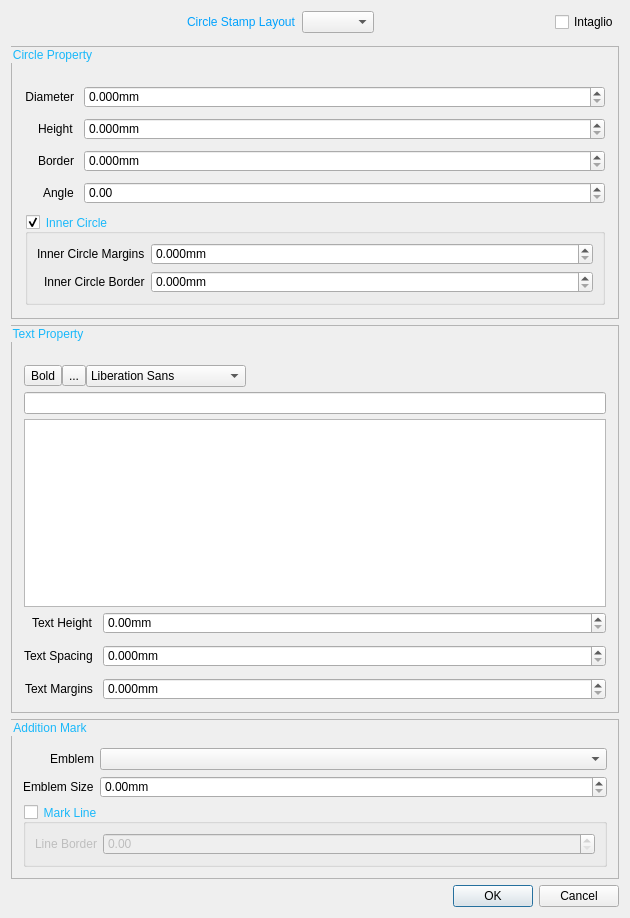
<?xml version="1.0" encoding="UTF-8"?>
<ui version="4.0">
 <class>StampCircleDialog</class>
 <widget class="QDialog" name="StampCircleDialog">
  <property name="geometry">
   <rect>
    <x>0</x>
    <y>0</y>
    <width>630</width>
    <height>887</height>
   </rect>
  </property>
  <property name="minimumSize">
   <size>
    <width>630</width>
    <height>0</height>
   </size>
  </property>
  <property name="maximumSize">
   <size>
    <width>630</width>
    <height>16777215</height>
   </size>
  </property>
  <property name="windowTitle">
   <string>Circle Stamp Dialog</string>
  </property>
  <layout class="QVBoxLayout" name="verticalLayout">
   <item>
    <layout class="QHBoxLayout" name="horizontalLayout_3">
     <property name="bottomMargin">
      <number>7</number>
     </property>
     <item>
      <spacer name="horizontalSpacer">
       <property name="orientation">
        <enum>Qt::Horizontal</enum>
       </property>
       <property name="sizeHint" stdset="0">
        <size>
         <width>40</width>
         <height>20</height>
        </size>
       </property>
      </spacer>
     </item>
     <item>
      <widget class="QLabel" name="circleStampLayoutLabel">
       <property name="styleSheet">
        <string notr="true">QLabel{color:rgb(1, 162, 254)}</string>
       </property>
       <property name="text">
        <string>Circle Stamp Layout</string>
       </property>
      </widget>
     </item>
     <item>
      <widget class="QComboBox" name="circleStampLayoutComboBox">
       <property name="styleSheet">
        <string notr="true">QComboBox QAbstractItemView::item {margin:2px;}</string>
       </property>
      </widget>
     </item>
     <item>
      <spacer name="horizontalSpacer_3">
       <property name="orientation">
        <enum>Qt::Horizontal</enum>
       </property>
       <property name="sizeHint" stdset="0">
        <size>
         <width>40</width>
         <height>20</height>
        </size>
       </property>
      </spacer>
     </item>
     <item>
      <widget class="QCheckBox" name="stampIntaglioCheckBox">
       <property name="text">
        <string>Intaglio</string>
       </property>
      </widget>
     </item>
    </layout>
   </item>
   <item>
    <widget class="QGroupBox" name="CircleGroupBox">
     <property name="maximumSize">
      <size>
       <width>16777215</width>
       <height>16777215</height>
      </size>
     </property>
     <property name="styleSheet">
      <string notr="true">QGroupBox#CircleGroupBox{border: 1px solid rgb(180, 180, 180)}
QGroupBox::title{color:rgb(25, 184, 250)}</string>
     </property>
     <property name="title">
      <string>Circle Property</string>
     </property>
     <property name="checkable">
      <bool>false</bool>
     </property>
     <layout class="QVBoxLayout" name="verticalLayout_4">
      <property name="spacing">
       <number>10</number>
      </property>
      <property name="leftMargin">
       <number>11</number>
      </property>
      <property name="topMargin">
       <number>15</number>
      </property>
      <property name="rightMargin">
       <number>11</number>
      </property>
      <property name="bottomMargin">
       <number>11</number>
      </property>
      <item>
       <layout class="QFormLayout" name="formLayout">
        <property name="labelAlignment">
         <set>Qt::AlignRight|Qt::AlignTrailing|Qt::AlignVCenter</set>
        </property>
        <property name="formAlignment">
         <set>Qt::AlignLeading|Qt::AlignLeft|Qt::AlignTop</set>
        </property>
        <property name="verticalSpacing">
         <number>10</number>
        </property>
        <property name="topMargin">
         <number>5</number>
        </property>
        <item row="0" column="0">
         <widget class="QLabel" name="circleDiameterLabel">
          <property name="text">
           <string>Diameter</string>
          </property>
          <property name="alignment">
           <set>Qt::AlignRight|Qt::AlignTrailing|Qt::AlignVCenter</set>
          </property>
         </widget>
        </item>
        <item row="0" column="1">
         <widget class="LaserDoubleSpinBox" name="circleDiameterSpinBox">
          <property name="minimumSize">
           <size>
            <width>70</width>
            <height>0</height>
           </size>
          </property>
          <property name="suffix">
           <string>mm</string>
          </property>
          <property name="decimals">
           <number>3</number>
          </property>
         </widget>
        </item>
        <item row="2" column="0">
         <widget class="QLabel" name="circleBorderLabel">
          <property name="text">
           <string>Border</string>
          </property>
         </widget>
        </item>
        <item row="2" column="1">
         <widget class="LaserDoubleSpinBox" name="circleBorderSpinBox">
          <property name="suffix">
           <string>mm</string>
          </property>
          <property name="decimals">
           <number>3</number>
          </property>
         </widget>
        </item>
        <item row="3" column="0">
         <widget class="QLabel" name="angleLabel">
          <property name="text">
           <string>Angle</string>
          </property>
         </widget>
        </item>
        <item row="3" column="1">
         <widget class="QDoubleSpinBox" name="angleSpinBox">
          <property name="maximum">
           <double>360.000000000000000</double>
          </property>
         </widget>
        </item>
        <item row="1" column="0">
         <widget class="QLabel" name="circleHeightLabel">
          <property name="text">
           <string>Height</string>
          </property>
         </widget>
        </item>
        <item row="1" column="1">
         <widget class="QDoubleSpinBox" name="circleHeightSpinBox">
          <property name="prefix">
           <string/>
          </property>
          <property name="suffix">
           <string>mm</string>
          </property>
          <property name="decimals">
           <number>3</number>
          </property>
         </widget>
        </item>
       </layout>
      </item>
      <item>
       <widget class="QGroupBox" name="innerCircleGroupBox">
        <property name="title">
         <string>Inner Circle</string>
        </property>
        <property name="checkable">
         <bool>true</bool>
        </property>
        <layout class="QHBoxLayout" name="horizontalLayout">
         <item>
          <layout class="QFormLayout" name="innerCircleLayout">
           <property name="labelAlignment">
            <set>Qt::AlignRight|Qt::AlignTrailing|Qt::AlignVCenter</set>
           </property>
           <item row="0" column="0">
            <widget class="QLabel" name="innerCircleMarginLabel">
             <property name="text">
              <string>Inner Circle Margins</string>
             </property>
            </widget>
           </item>
           <item row="0" column="1">
            <widget class="LaserDoubleSpinBox" name="InnerCircleMarginDoubleSpinBox">
             <property name="suffix">
              <string>mm</string>
             </property>
             <property name="decimals">
              <number>3</number>
             </property>
            </widget>
           </item>
           <item row="1" column="0">
            <widget class="QLabel" name="innerCircleBorderLabel">
             <property name="text">
              <string>Inner Circle Border</string>
             </property>
            </widget>
           </item>
           <item row="1" column="1">
            <widget class="LaserDoubleSpinBox" name="InnerCircleBorderDoubleSpinBox">
             <property name="suffix">
              <string>mm</string>
             </property>
             <property name="decimals">
              <number>3</number>
             </property>
            </widget>
           </item>
          </layout>
         </item>
        </layout>
       </widget>
      </item>
     </layout>
    </widget>
   </item>
   <item>
    <widget class="QGroupBox" name="textPropertyGroupBox">
     <property name="minimumSize">
      <size>
       <width>400</width>
       <height>0</height>
      </size>
     </property>
     <property name="maximumSize">
      <size>
       <width>16777215</width>
       <height>16777215</height>
      </size>
     </property>
     <property name="styleSheet">
      <string notr="true">QGroupBox#textPropertyGroupBox{border: 1px solid rgb(180, 180, 180)}
QGroupBox::title{color:rgb(25, 184, 250)}</string>
     </property>
     <property name="title">
      <string>Text Property</string>
     </property>
     <layout class="QGridLayout" name="gridLayout">
      <property name="leftMargin">
       <number>10</number>
      </property>
      <property name="topMargin">
       <number>15</number>
      </property>
      <property name="rightMargin">
       <number>10</number>
      </property>
      <property name="bottomMargin">
       <number>10</number>
      </property>
      <property name="horizontalSpacing">
       <number>10</number>
      </property>
      <property name="verticalSpacing">
       <number>5</number>
      </property>
      <item row="10" column="0">
       <layout class="QFormLayout" name="formLayout_3">
        <property name="labelAlignment">
         <set>Qt::AlignRight|Qt::AlignTrailing|Qt::AlignVCenter</set>
        </property>
        <property name="formAlignment">
         <set>Qt::AlignLeading|Qt::AlignLeft|Qt::AlignTop</set>
        </property>
        <property name="horizontalSpacing">
         <number>10</number>
        </property>
        <property name="verticalSpacing">
         <number>11</number>
        </property>
        <property name="leftMargin">
         <number>0</number>
        </property>
        <property name="topMargin">
         <number>0</number>
        </property>
        <property name="rightMargin">
         <number>0</number>
        </property>
        <item row="4" column="0">
         <widget class="QLabel" name="hSpacelabel">
          <property name="text">
           <string>Text Spacing</string>
          </property>
         </widget>
        </item>
        <item row="4" column="1">
         <widget class="LaserDoubleSpinBox" name="hSpaceSpinBox">
          <property name="suffix">
           <string>mm</string>
          </property>
          <property name="decimals">
           <number>3</number>
          </property>
         </widget>
        </item>
        <item row="5" column="0">
         <widget class="QLabel" name="marginLabel">
          <property name="text">
           <string>Text Margins</string>
          </property>
         </widget>
        </item>
        <item row="5" column="1">
         <widget class="LaserDoubleSpinBox" name="marginSpinBox">
          <property name="suffix">
           <string>mm</string>
          </property>
          <property name="decimals">
           <number>3</number>
          </property>
          <property name="maximum">
           <double>98.989999999999995</double>
          </property>
         </widget>
        </item>
        <item row="3" column="0">
         <widget class="QLabel" name="textSizeLable">
          <property name="text">
           <string>Text Height</string>
          </property>
         </widget>
        </item>
        <item row="3" column="1">
         <widget class="LaserDoubleSpinBox" name="textSizeSpinBox">
          <property name="prefix">
           <string/>
          </property>
          <property name="suffix">
           <string>mm</string>
          </property>
         </widget>
        </item>
       </layout>
      </item>
      <item row="1" column="0">
       <layout class="QHBoxLayout" name="horizontalLayout_2">
        <property name="spacing">
         <number>0</number>
        </property>
        <property name="leftMargin">
         <number>0</number>
        </property>
        <property name="topMargin">
         <number>5</number>
        </property>
        <property name="rightMargin">
         <number>10</number>
        </property>
        <item>
         <widget class="QToolButton" name="boldBtn">
          <property name="text">
           <string>Bold</string>
          </property>
          <property name="icon">
           <iconset resource="../res/icons.qrc">
            <normaloff>:/ui/icons/images/bold.png</normaloff>:/ui/icons/images/bold.png</iconset>
          </property>
          <property name="checkable">
           <bool>true</bool>
          </property>
         </widget>
        </item>
        <item>
         <widget class="QToolButton" name="italicBtn">
          <property name="text">
           <string>...</string>
          </property>
          <property name="icon">
           <iconset resource="../res/icons.qrc">
            <normaloff>:/ui/icons/images/straight.png</normaloff>:/ui/icons/images/straight.png</iconset>
          </property>
          <property name="checkable">
           <bool>true</bool>
          </property>
         </widget>
        </item>
        <item>
         <widget class="QFontComboBox" name="fontComboBox">
          <property name="maximumSize">
           <size>
            <width>160</width>
            <height>16777215</height>
           </size>
          </property>
          <property name="editable">
           <bool>false</bool>
          </property>
         </widget>
        </item>
        <item>
         <spacer name="horizontalSpacer_2">
          <property name="orientation">
           <enum>Qt::Horizontal</enum>
          </property>
          <property name="sizeHint" stdset="0">
           <size>
            <width>40</width>
            <height>20</height>
           </size>
          </property>
         </spacer>
        </item>
       </layout>
      </item>
      <item row="8" column="0">
       <widget class="QLineEdit" name="lineEdit">
        <property name="maximumSize">
         <size>
          <width>16777215</width>
          <height>16777215</height>
         </size>
        </property>
        <property name="maxLength">
         <number>1000</number>
        </property>
       </widget>
      </item>
      <item row="9" column="0">
       <widget class="QTableView" name="tableView">
        <property name="minimumSize">
         <size>
          <width>0</width>
          <height>188</height>
         </size>
        </property>
        <property name="maximumSize">
         <size>
          <width>16777215</width>
          <height>188</height>
         </size>
        </property>
        <attribute name="horizontalHeaderStretchLastSection">
         <bool>true</bool>
        </attribute>
       </widget>
      </item>
     </layout>
    </widget>
   </item>
   <item>
    <widget class="QGroupBox" name="AdditionGroupBox">
     <property name="minimumSize">
      <size>
       <width>0</width>
       <height>0</height>
      </size>
     </property>
     <property name="styleSheet">
      <string notr="true">QGroupBox#AdditionGroupBox{border: 1px solid rgb(180, 180, 180)}
QGroupBox::title{color:rgb(25, 184, 250)}</string>
     </property>
     <property name="title">
      <string>Addition Mark</string>
     </property>
     <layout class="QVBoxLayout" name="verticalLayout_2">
      <item>
       <layout class="QFormLayout" name="formLayout_2">
        <property name="labelAlignment">
         <set>Qt::AlignRight|Qt::AlignTrailing|Qt::AlignVCenter</set>
        </property>
        <item row="0" column="0">
         <widget class="QLabel" name="emblemLabel">
          <property name="text">
           <string>Emblem</string>
          </property>
          <property name="alignment">
           <set>Qt::AlignRight|Qt::AlignTrailing|Qt::AlignVCenter</set>
          </property>
         </widget>
        </item>
        <item row="0" column="1">
         <widget class="QComboBox" name="emblemComboBox"/>
        </item>
        <item row="1" column="0">
         <widget class="QLabel" name="emblemSizeLabel">
          <property name="text">
           <string>Emblem Size</string>
          </property>
         </widget>
        </item>
        <item row="1" column="1">
         <widget class="QDoubleSpinBox" name="embleSizeSpinBox">
          <property name="suffix">
           <string>mm</string>
          </property>
         </widget>
        </item>
       </layout>
      </item>
      <item>
       <widget class="QGroupBox" name="lineGroupBox">
        <property name="enabled">
         <bool>true</bool>
        </property>
        <property name="minimumSize">
         <size>
          <width>0</width>
          <height>0</height>
         </size>
        </property>
        <property name="title">
         <string>Mark Line</string>
        </property>
        <property name="checkable">
         <bool>true</bool>
        </property>
        <property name="checked">
         <bool>false</bool>
        </property>
        <layout class="QVBoxLayout" name="verticalLayout_3">
         <item>
          <layout class="QFormLayout" name="formLayout_4">
           <item row="0" column="0">
            <widget class="QLabel" name="lineWidthlabel">
             <property name="text">
              <string>Line Border</string>
             </property>
            </widget>
           </item>
           <item row="0" column="1">
            <widget class="QDoubleSpinBox" name="lineWidthSpinBox"/>
           </item>
          </layout>
         </item>
        </layout>
       </widget>
      </item>
     </layout>
    </widget>
   </item>
   <item>
    <spacer name="verticalSpacer">
     <property name="orientation">
      <enum>Qt::Vertical</enum>
     </property>
     <property name="sizeHint" stdset="0">
      <size>
       <width>20</width>
       <height>40</height>
      </size>
     </property>
    </spacer>
   </item>
   <item>
    <widget class="QDialogButtonBox" name="buttonBox">
     <property name="orientation">
      <enum>Qt::Horizontal</enum>
     </property>
     <property name="standardButtons">
      <set>QDialogButtonBox::Cancel|QDialogButtonBox::Ok</set>
     </property>
    </widget>
   </item>
  </layout>
 </widget>
 <customwidgets>
  <customwidget>
   <class>LaserDoubleSpinBox</class>
   <extends>QDoubleSpinBox</extends>
   <header>widget/LaserDoubleSpinBox.h</header>
  </customwidget>
 </customwidgets>
 <resources>
  <include location="../res/icons.qrc"/>
 </resources>
 <connections>
  <connection>
   <sender>buttonBox</sender>
   <signal>accepted()</signal>
   <receiver>StampCircleDialog</receiver>
   <slot>accept()</slot>
   <hints>
    <hint type="sourcelabel">
     <x>248</x>
     <y>254</y>
    </hint>
    <hint type="destinationlabel">
     <x>157</x>
     <y>274</y>
    </hint>
   </hints>
  </connection>
  <connection>
   <sender>buttonBox</sender>
   <signal>rejected()</signal>
   <receiver>StampCircleDialog</receiver>
   <slot>reject()</slot>
   <hints>
    <hint type="sourcelabel">
     <x>316</x>
     <y>260</y>
    </hint>
    <hint type="destinationlabel">
     <x>286</x>
     <y>274</y>
    </hint>
   </hints>
  </connection>
 </connections>
</ui>
